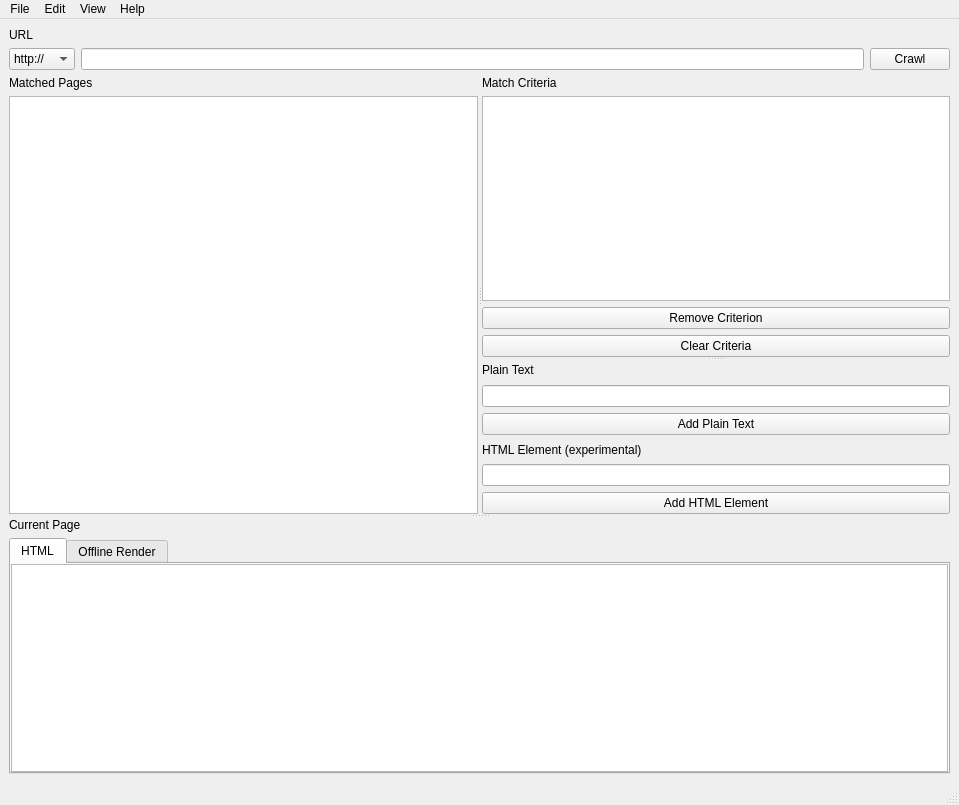
<?xml version="1.0" encoding="UTF-8"?>
<ui version="4.0">
 <class>MainWindow</class>
 <widget class="QMainWindow" name="MainWindow">
  <property name="windowModality">
   <enum>Qt::NonModal</enum>
  </property>
  <property name="geometry">
   <rect>
    <x>0</x>
    <y>0</y>
    <width>959</width>
    <height>805</height>
   </rect>
  </property>
  <property name="contextMenuPolicy">
   <enum>Qt::DefaultContextMenu</enum>
  </property>
  <property name="windowTitle">
   <string>Treasure Audit</string>
  </property>
  <property name="windowIcon">
   <iconset>
    <normaloff>icon_logo.png</normaloff>icon_logo.png</iconset>
  </property>
  <property name="toolButtonStyle">
   <enum>Qt::ToolButtonIconOnly</enum>
  </property>
  <property name="tabShape">
   <enum>QTabWidget::Rounded</enum>
  </property>
  <widget class="QWidget" name="centralwidget">
   <property name="enabled">
    <bool>true</bool>
   </property>
   <layout class="QVBoxLayout" name="verticalLayout_11">
    <item>
     <layout class="QVBoxLayout" name="verticalLayout_2" stretch="0,0">
      <property name="sizeConstraint">
       <enum>QLayout::SetFixedSize</enum>
      </property>
      <property name="bottomMargin">
       <number>0</number>
      </property>
      <item>
       <widget class="QLabel" name="label_url">
        <property name="sizePolicy">
         <sizepolicy hsizetype="Preferred" vsizetype="Fixed">
          <horstretch>0</horstretch>
          <verstretch>0</verstretch>
         </sizepolicy>
        </property>
        <property name="text">
         <string>URL</string>
        </property>
       </widget>
      </item>
      <item>
       <layout class="QHBoxLayout" name="horizontalLayout">
        <property name="sizeConstraint">
         <enum>QLayout::SetFixedSize</enum>
        </property>
        <item>
         <widget class="QComboBox" name="comboBox_schema">
          <property name="currentText">
           <string>http://</string>
          </property>
          <property name="currentIndex">
           <number>0</number>
          </property>
          <item>
           <property name="text">
            <string>http://</string>
           </property>
          </item>
          <item>
           <property name="text">
            <string>https://</string>
           </property>
          </item>
         </widget>
        </item>
        <item>
         <widget class="QLineEdit" name="lineEdit_url">
          <property name="text">
           <string/>
          </property>
         </widget>
        </item>
        <item>
         <widget class="QPushButton" name="pushButton_crawl">
          <property name="text">
           <string>Crawl</string>
          </property>
          <property name="checkable">
           <bool>false</bool>
          </property>
          <property name="flat">
           <bool>false</bool>
          </property>
         </widget>
        </item>
       </layout>
      </item>
     </layout>
    </item>
    <item>
     <widget class="QSplitter" name="splitter_3">
      <property name="orientation">
       <enum>Qt::Vertical</enum>
      </property>
      <widget class="QSplitter" name="splitter_2">
       <property name="orientation">
        <enum>Qt::Horizontal</enum>
       </property>
       <widget class="QWidget" name="verticalLayoutWidget_2">
        <layout class="QVBoxLayout" name="verticalLayout_3">
         <item>
          <widget class="QLabel" name="label_matched_pages">
           <property name="text">
            <string>Matched Pages</string>
           </property>
          </widget>
         </item>
         <item>
          <widget class="QListWidget" name="listWidget_matched_pages"/>
         </item>
        </layout>
       </widget>
       <widget class="QSplitter" name="splitter">
        <property name="orientation">
         <enum>Qt::Vertical</enum>
        </property>
        <widget class="QWidget" name="verticalLayoutWidget">
         <layout class="QVBoxLayout" name="verticalLayout_5">
          <item>
           <widget class="QLabel" name="label_match_criteria">
            <property name="text">
             <string>Match Criteria</string>
            </property>
           </widget>
          </item>
          <item>
           <widget class="QListWidget" name="listWidget_search_criteria"/>
          </item>
          <item>
           <widget class="QPushButton" name="pushButton_remove_criterion">
            <property name="text">
             <string>Remove Criterion</string>
            </property>
           </widget>
          </item>
          <item>
           <widget class="QPushButton" name="pushButton_clear_criteria">
            <property name="text">
             <string>Clear Criteria</string>
            </property>
           </widget>
          </item>
         </layout>
        </widget>
        <widget class="QWidget" name="verticalLayoutWidget_3">
         <layout class="QVBoxLayout" name="verticalLayout_8">
          <item>
           <widget class="QLabel" name="label_plain_text">
            <property name="text">
             <string>Plain Text</string>
            </property>
           </widget>
          </item>
          <item>
           <widget class="QLineEdit" name="lineEdit_plain_text"/>
          </item>
          <item>
           <widget class="QPushButton" name="pushButton_add_plain_text">
            <property name="text">
             <string>Add Plain Text</string>
            </property>
           </widget>
          </item>
          <item>
           <widget class="QLabel" name="label_element">
            <property name="text">
             <string>HTML Element (experimental)</string>
            </property>
           </widget>
          </item>
          <item>
           <widget class="QLineEdit" name="lineEdit_html_element"/>
          </item>
          <item>
           <widget class="QPushButton" name="pushButton_add_element">
            <property name="text">
             <string>Add HTML Element</string>
            </property>
           </widget>
          </item>
         </layout>
        </widget>
       </widget>
      </widget>
      <widget class="QWidget" name="verticalLayoutWidget_4">
       <layout class="QVBoxLayout" name="verticalLayout_7">
        <property name="sizeConstraint">
         <enum>QLayout::SetMinimumSize</enum>
        </property>
        <item>
         <widget class="QLabel" name="label_current_page">
          <property name="text">
           <string>Current Page</string>
          </property>
         </widget>
        </item>
        <item>
         <widget class="QTabWidget" name="tabWidget_page">
          <property name="minimumSize">
           <size>
            <width>0</width>
            <height>100</height>
           </size>
          </property>
          <property name="autoFillBackground">
           <bool>false</bool>
          </property>
          <property name="tabShape">
           <enum>QTabWidget::Rounded</enum>
          </property>
          <property name="currentIndex">
           <number>0</number>
          </property>
          <property name="tabsClosable">
           <bool>false</bool>
          </property>
          <widget class="QWidget" name="tab_html">
           <attribute name="title">
            <string>HTML</string>
           </attribute>
           <layout class="QVBoxLayout" name="verticalLayout_9">
            <property name="spacing">
             <number>0</number>
            </property>
            <property name="leftMargin">
             <number>0</number>
            </property>
            <property name="topMargin">
             <number>0</number>
            </property>
            <property name="rightMargin">
             <number>0</number>
            </property>
            <property name="bottomMargin">
             <number>0</number>
            </property>
            <item>
             <widget class="QTextBrowser" name="textBrowser_page_html"/>
            </item>
           </layout>
          </widget>
          <widget class="QWidget" name="tab_offline_render">
           <attribute name="title">
            <string>Offline Render</string>
           </attribute>
           <layout class="QVBoxLayout" name="verticalLayout_10">
            <property name="spacing">
             <number>0</number>
            </property>
            <property name="leftMargin">
             <number>0</number>
            </property>
            <property name="topMargin">
             <number>0</number>
            </property>
            <property name="rightMargin">
             <number>0</number>
            </property>
            <property name="bottomMargin">
             <number>0</number>
            </property>
            <item>
             <widget class="QTextBrowser" name="textBrowser_page_render"/>
            </item>
           </layout>
          </widget>
         </widget>
        </item>
       </layout>
      </widget>
     </widget>
    </item>
   </layout>
  </widget>
  <widget class="QMenuBar" name="menubar">
   <property name="geometry">
    <rect>
     <x>0</x>
     <y>0</y>
     <width>959</width>
     <height>24</height>
    </rect>
   </property>
   <widget class="QMenu" name="menuFile">
    <property name="title">
     <string>File</string>
    </property>
    <addaction name="actionImport"/>
    <addaction name="actionExport"/>
    <addaction name="actionQuit"/>
   </widget>
   <widget class="QMenu" name="menuEdit">
    <property name="title">
     <string>Edit</string>
    </property>
    <addaction name="actionCrawl"/>
    <addaction name="actionOpen_Page_in_Web_Browser"/>
    <addaction name="actionReset_Criteria"/>
   </widget>
   <widget class="QMenu" name="menuView">
    <property name="title">
     <string>View</string>
    </property>
    <addaction name="actionRaw_HTML"/>
    <addaction name="actionRendered_HTML"/>
    <addaction name="actionHighlight_Matches"/>
   </widget>
   <widget class="QMenu" name="menuAbout">
    <property name="title">
     <string>Help</string>
    </property>
    <addaction name="actionVisit_Help_Page"/>
    <addaction name="actionAbout"/>
   </widget>
   <addaction name="menuFile"/>
   <addaction name="menuEdit"/>
   <addaction name="menuView"/>
   <addaction name="menuAbout"/>
  </widget>
  <widget class="QStatusBar" name="statusbar"/>
  <action name="actionOpen">
   <property name="icon">
    <iconset>
     <normaloff>feather/upload.svg</normaloff>feather/upload.svg</iconset>
   </property>
   <property name="text">
    <string>Open... </string>
   </property>
   <property name="shortcut">
    <string>Ctrl+O</string>
   </property>
  </action>
  <action name="actionExport">
   <property name="icon">
    <iconset>
     <normaloff>feather/download.svg</normaloff>feather/download.svg</iconset>
   </property>
   <property name="text">
    <string>Export Matched Pages</string>
   </property>
   <property name="shortcut">
    <string>Ctrl+S</string>
   </property>
  </action>
  <action name="actionSave_As">
   <property name="text">
    <string>Save As... </string>
   </property>
   <property name="shortcut">
    <string>Ctrl+Shift+S</string>
   </property>
  </action>
  <action name="actionQuit">
   <property name="icon">
    <iconset>
     <normaloff>feather/x-octagon.svg</normaloff>feather/x-octagon.svg</iconset>
   </property>
   <property name="text">
    <string>Quit</string>
   </property>
   <property name="shortcut">
    <string>Ctrl+Q</string>
   </property>
  </action>
  <action name="actionReset_Ctrl_R">
   <property name="text">
    <string>Reset (Ctrl+R)</string>
   </property>
  </action>
  <action name="actionReset_Criteria">
   <property name="icon">
    <iconset>
     <normaloff>feather/x.svg</normaloff>feather/x.svg</iconset>
   </property>
   <property name="text">
    <string>Reset Search Criteria</string>
   </property>
   <property name="shortcut">
    <string>Ctrl+R</string>
   </property>
  </action>
  <action name="actionRaw_HTML">
   <property name="icon">
    <iconset>
     <normaloff>feather/code.svg</normaloff>feather/code.svg</iconset>
   </property>
   <property name="text">
    <string>HTML</string>
   </property>
   <property name="shortcut">
    <string>Ctrl+W</string>
   </property>
  </action>
  <action name="actionRendered_HTML">
   <property name="icon">
    <iconset>
     <normaloff>feather/file-text.svg</normaloff>feather/file-text.svg</iconset>
   </property>
   <property name="text">
    <string>Offline Render</string>
   </property>
   <property name="shortcut">
    <string>Ctrl+E</string>
   </property>
  </action>
  <action name="actionOnline_Webpage_Ctrl_E">
   <property name="icon">
    <iconset>
     <normaloff>../../../../Downloads/feather/cloud.svg</normaloff>../../../../Downloads/feather/cloud.svg</iconset>
   </property>
   <property name="text">
    <string>Online Webpage (Ctrl+E)</string>
   </property>
   <property name="shortcut">
    <string>Ctrl+E</string>
   </property>
  </action>
  <action name="actionCrawl">
   <property name="icon">
    <iconset>
     <normaloff>feather/map.svg</normaloff>feather/map.svg</iconset>
   </property>
   <property name="text">
    <string>Crawl </string>
   </property>
   <property name="shortcut">
    <string>Ctrl+Alt+C</string>
   </property>
  </action>
  <action name="actionMatch">
   <property name="icon">
    <iconset>
     <normaloff>feather/tag.svg</normaloff>feather/tag.svg</iconset>
   </property>
   <property name="text">
    <string>Match</string>
   </property>
   <property name="shortcut">
    <string>Ctrl+F</string>
   </property>
  </action>
  <action name="actionHighlight_Matches">
   <property name="icon">
    <iconset>
     <normaloff>feather/edit-3.svg</normaloff>feather/edit-3.svg</iconset>
   </property>
   <property name="text">
    <string>Highlight Matches</string>
   </property>
   <property name="shortcut">
    <string>Ctrl+H</string>
   </property>
  </action>
  <action name="actionVisit_Help_Page">
   <property name="icon">
    <iconset>
     <normaloff>feather/info.svg</normaloff>feather/info.svg</iconset>
   </property>
   <property name="text">
    <string>Help</string>
   </property>
   <property name="shortcut">
    <string>F1</string>
   </property>
  </action>
  <action name="actionAbout">
   <property name="text">
    <string>About</string>
   </property>
  </action>
  <action name="actionOpen_Page_in_Web_Browser">
   <property name="icon">
    <iconset>
     <normaloff>feather/external-link.svg</normaloff>feather/external-link.svg</iconset>
   </property>
   <property name="text">
    <string>Open Page in Web Browser</string>
   </property>
   <property name="shortcut">
    <string>Ctrl+Alt+W</string>
   </property>
  </action>
  <action name="actionMatch_Text_Ctrl_Alt_F">
   <property name="text">
    <string>Match Text (Ctrl+Alt+F)</string>
   </property>
  </action>
  <action name="actionReset_Matched_Pages">
   <property name="text">
    <string>Reset Matched Pages</string>
   </property>
   <property name="shortcut">
    <string>Ctrl+Shift+R</string>
   </property>
  </action>
  <action name="actionReset_Crawled_Pages">
   <property name="text">
    <string>Reset Crawled Pages</string>
   </property>
   <property name="shortcut">
    <string>Ctrl+Shift+R</string>
   </property>
  </action>
  <action name="actionImport">
   <property name="icon">
    <iconset>
     <normaloff>feather/upload.svg</normaloff>feather/upload.svg</iconset>
   </property>
   <property name="text">
    <string>Import List of Websites to Crawl</string>
   </property>
   <property name="shortcut">
    <string>Ctrl+I</string>
   </property>
  </action>
 </widget>
 <resources/>
 <connections/>
</ui>
